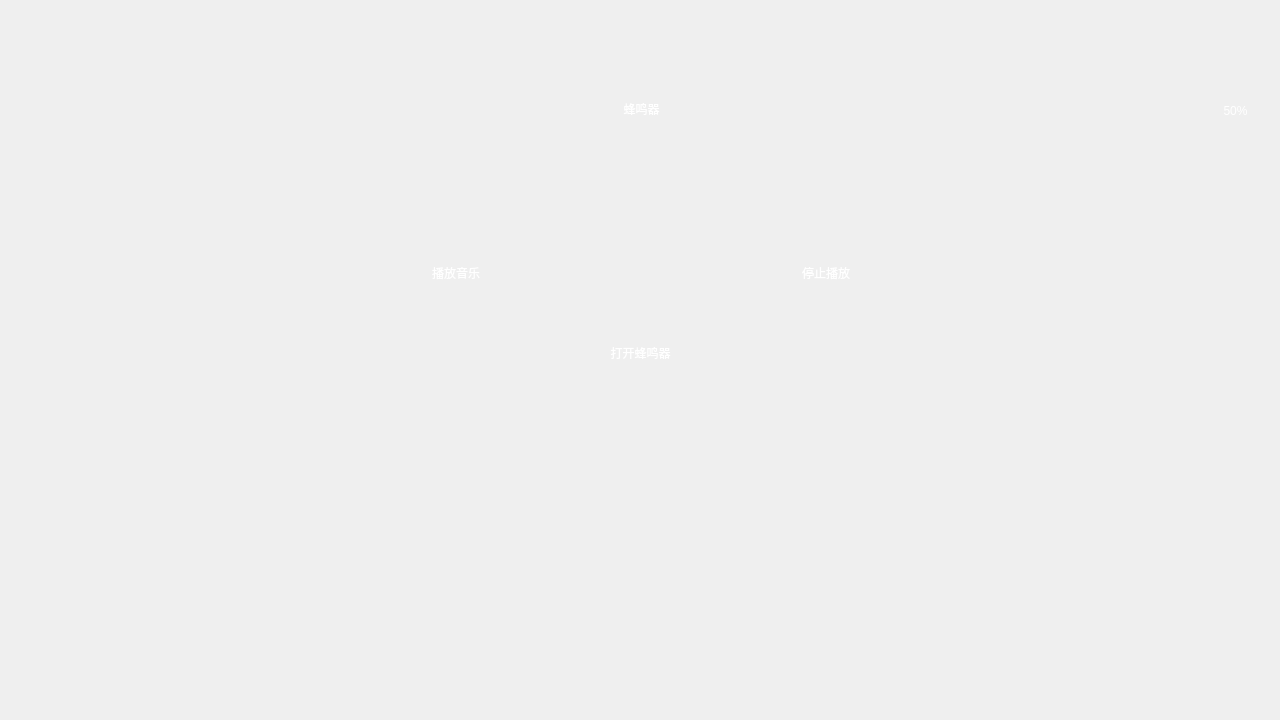
<?xml version="1.0" encoding="UTF-8"?>
<ui version="4.0">
 <class>Music</class>
 <widget class="QWidget" name="Music">
  <property name="geometry">
   <rect>
    <x>0</x>
    <y>0</y>
    <width>1280</width>
    <height>720</height>
   </rect>
  </property>
  <property name="windowTitle">
   <string>Form</string>
  </property>
  <property name="styleSheet">
   <string notr="true">background-image: url(:/image/main_menu/background2.png);</string>
  </property>
  <widget class="QLabel" name="label_11">
   <property name="geometry">
    <rect>
     <x>217</x>
     <y>80</y>
     <width>849</width>
     <height>58</height>
    </rect>
   </property>
   <property name="styleSheet">
    <string notr="true">background:transparent;
color: rgb(255, 255, 255);
background-image: url(:/image/FM/biaoti.png);</string>
   </property>
   <property name="text">
    <string>蜂鸣器</string>
   </property>
   <property name="alignment">
    <set>Qt::AlignCenter</set>
   </property>
  </widget>
  <widget class="QLabel" name="time_dis_lab">
   <property name="geometry">
    <rect>
     <x>0</x>
     <y>0</y>
     <width>211</width>
     <height>61</height>
    </rect>
   </property>
   <property name="font">
    <font>
     <family>Ubuntu Mono</family>
     <pointsize>8</pointsize>
     <weight>75</weight>
     <italic>false</italic>
     <bold>true</bold>
    </font>
   </property>
   <property name="styleSheet">
    <string notr="true">background:transparent;
color: rgb(255, 255, 255);</string>
   </property>
   <property name="text">
    <string/>
   </property>
   <property name="alignment">
    <set>Qt::AlignCenter</set>
   </property>
  </widget>
  <widget class="QLabel" name="label_12">
   <property name="geometry">
    <rect>
     <x>1220</x>
     <y>20</y>
     <width>21</width>
     <height>22</height>
    </rect>
   </property>
   <property name="styleSheet">
    <string notr="true">background:transparent;
background-image: url(:/image/main_menu/4g.png);</string>
   </property>
   <property name="text">
    <string/>
   </property>
  </widget>
  <widget class="QPushButton" name="pushButton_btExit">
   <property name="geometry">
    <rect>
     <x>40</x>
     <y>80</y>
     <width>116</width>
     <height>58</height>
    </rect>
   </property>
   <property name="minimumSize">
    <size>
     <width>116</width>
     <height>58</height>
    </size>
   </property>
   <property name="maximumSize">
    <size>
     <width>116</width>
     <height>58</height>
    </size>
   </property>
   <property name="styleSheet">
    <string notr="true">background:transparent;outline:none;border:0px;
background-image: url(:/image/FM/close_btn.png);</string>
   </property>
   <property name="text">
    <string/>
   </property>
  </widget>
  <widget class="QLabel" name="label_14">
   <property name="geometry">
    <rect>
     <x>1120</x>
     <y>20</y>
     <width>32</width>
     <height>23</height>
    </rect>
   </property>
   <property name="styleSheet">
    <string notr="true">background:transparent;
background-image: url(:/image/main_menu/WIFI.png);</string>
   </property>
   <property name="text">
    <string/>
   </property>
  </widget>
  <widget class="QLabel" name="label_13">
   <property name="geometry">
    <rect>
     <x>1180</x>
     <y>20</y>
     <width>15</width>
     <height>22</height>
    </rect>
   </property>
   <property name="styleSheet">
    <string notr="true">background:transparent;
background-image: url(:/image/main_menu/bt_down.png);</string>
   </property>
   <property name="text">
    <string/>
   </property>
  </widget>
  <widget class="QPushButton" name="pushButton_start_playback">
   <property name="geometry">
    <rect>
     <x>360</x>
     <y>250</y>
     <width>192</width>
     <height>46</height>
    </rect>
   </property>
   <property name="minimumSize">
    <size>
     <width>192</width>
     <height>46</height>
    </size>
   </property>
   <property name="maximumSize">
    <size>
     <width>192</width>
     <height>46</height>
    </size>
   </property>
   <property name="styleSheet">
    <string notr="true">background:transparent;outline:none;border:0px;
color: rgb(255, 255, 255);
background-image: url(:/image/ASR/asr6.png);</string>
   </property>
   <property name="text">
    <string>播放音乐</string>
   </property>
  </widget>
  <widget class="QPushButton" name="pushButton_stop_playback">
   <property name="geometry">
    <rect>
     <x>730</x>
     <y>250</y>
     <width>192</width>
     <height>46</height>
    </rect>
   </property>
   <property name="minimumSize">
    <size>
     <width>192</width>
     <height>46</height>
    </size>
   </property>
   <property name="maximumSize">
    <size>
     <width>192</width>
     <height>46</height>
    </size>
   </property>
   <property name="styleSheet">
    <string notr="true">background:transparent;outline:none;border:0px;
color: rgb(255, 255, 255);
background-image: url(:/image/ASR/asr2.png);</string>
   </property>
   <property name="text">
    <string>停止播放</string>
   </property>
  </widget>
  <widget class="QPushButton" name="pushButton_vol_add">
   <property name="geometry">
    <rect>
     <x>950</x>
     <y>240</y>
     <width>71</width>
     <height>61</height>
    </rect>
   </property>
   <property name="styleSheet">
    <string notr="true">background:transparent;outline:none;border:0px;
color: rgb(255, 255, 255);</string>
   </property>
   <property name="text">
    <string/>
   </property>
  </widget>
  <widget class="QPushButton" name="pushButton_vol_sub">
   <property name="geometry">
    <rect>
     <x>260</x>
     <y>240</y>
     <width>71</width>
     <height>61</height>
    </rect>
   </property>
   <property name="styleSheet">
    <string notr="true">background:transparent;outline:none;border:0px;
color: rgb(255, 255, 255);</string>
   </property>
   <property name="text">
    <string/>
   </property>
  </widget>
  <widget class="QLabel" name="label_31">
   <property name="geometry">
    <rect>
     <x>280</x>
     <y>270</y>
     <width>33</width>
     <height>3</height>
    </rect>
   </property>
   <property name="styleSheet">
    <string notr="true">background:transparent;
background-image: url(:/image/BT/jian.png);</string>
   </property>
   <property name="text">
    <string/>
   </property>
  </widget>
  <widget class="QLabel" name="label">
   <property name="geometry">
    <rect>
     <x>970</x>
     <y>255</y>
     <width>33</width>
     <height>33</height>
    </rect>
   </property>
   <property name="styleSheet">
    <string notr="true">background:transparent;outline:none;border:0px;
background-image: url(:/image/BT/jia.png);</string>
   </property>
   <property name="text">
    <string/>
   </property>
  </widget>
  <widget class="QLabel" name="label_vol">
   <property name="geometry">
    <rect>
     <x>1200</x>
     <y>90</y>
     <width>71</width>
     <height>41</height>
    </rect>
   </property>
   <property name="styleSheet">
    <string notr="true">background:transparent;
color: rgb(255, 255, 255);</string>
   </property>
   <property name="text">
    <string>50%</string>
   </property>
   <property name="alignment">
    <set>Qt::AlignCenter</set>
   </property>
  </widget>
  <widget class="QLabel" name="label_15">
   <property name="geometry">
    <rect>
     <x>1150</x>
     <y>94</y>
     <width>32</width>
     <height>31</height>
    </rect>
   </property>
   <property name="styleSheet">
    <string notr="true">background:transparent;outline:none;border:0px;
background-image: url(:/image/BT/laba.png);</string>
   </property>
   <property name="text">
    <string/>
   </property>
  </widget>
  <widget class="QPushButton" name="beep_Btn">
   <property name="geometry">
    <rect>
     <x>560</x>
     <y>330</y>
     <width>161</width>
     <height>46</height>
    </rect>
   </property>
   <property name="styleSheet">
    <string notr="true">background:transparent;outline:none;border:0px;
background-image: url(:/image/BT/btn_img.png);
color: rgb(255, 255, 255);</string>
   </property>
   <property name="text">
    <string>打开蜂鸣器</string>
   </property>
  </widget>
  <zorder>pushButton_btExit</zorder>
  <zorder>label_11</zorder>
  <zorder>time_dis_lab</zorder>
  <zorder>label_12</zorder>
  <zorder>label_14</zorder>
  <zorder>label_13</zorder>
  <zorder>pushButton_start_playback</zorder>
  <zorder>pushButton_stop_playback</zorder>
  <zorder>label_31</zorder>
  <zorder>pushButton_vol_sub</zorder>
  <zorder>label</zorder>
  <zorder>pushButton_vol_add</zorder>
  <zorder>label_vol</zorder>
  <zorder>label_15</zorder>
  <zorder>beep_Btn</zorder>
 </widget>
 <resources/>
 <connections/>
</ui>
